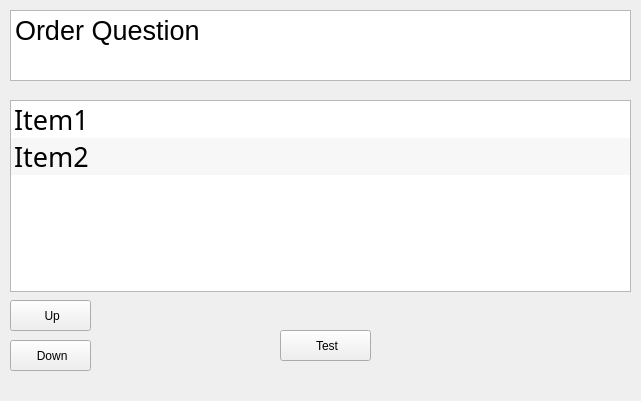
   <widget class="QWidget" name="question_order" native="true">
    <property name="geometry">
     <rect>
      <x>0</x>
      <y>50</y>
      <width>641</width>
      <height>401</height>
     </rect>
    </property>
    <property name="sizePolicy">
     <sizepolicy hsizetype="Maximum" vsizetype="Maximum">
      <horstretch>0</horstretch>
      <verstretch>0</verstretch>
     </sizepolicy>
    </property>
    <widget class="QPlainTextEdit" name="question_order_question">
     <property name="geometry">
      <rect>
       <x>10</x>
       <y>10</y>
       <width>621</width>
       <height>71</height>
      </rect>
     </property>
     <property name="font">
      <font>
       <pointsize>20</pointsize>
      </font>
     </property>
     <property name="readOnly">
      <bool>true</bool>
     </property>
     <property name="plainText">
      <string>Order Question</string>
     </property>
     <property name="textInteractionFlags">
      <set>Qt::TextSelectableByMouse</set>
     </property>
    </widget>
    <widget class="QPushButton" name="question_order_test">
     <property name="enabled">
      <bool>true</bool>
     </property>
     <property name="geometry">
      <rect>
       <x>280</x>
       <y>330</y>
       <width>91</width>
       <height>31</height>
      </rect>
     </property>
     <property name="cursor">
      <cursorShape>ArrowCursor</cursorShape>
     </property>
     <property name="toolTip">
      <string>&lt;html&gt;&lt;head/&gt;&lt;body&gt;&lt;p&gt;checks the answer&lt;/p&gt;&lt;/body&gt;&lt;/html&gt;</string>
     </property>
     <property name="autoFillBackground">
      <bool>false</bool>
     </property>
     <property name="text">
      <string> Test</string>
     </property>
     <property name="icon">
      <iconset>
       <normaloff>general/start_quardcard.png</normaloff>general/start_quardcard.png</iconset>
     </property>
     <property name="iconSize">
      <size>
       <width>30</width>
       <height>30</height>
      </size>
     </property>
    </widget>
    <widget class="QListWidget" name="question_order_list">
     <property name="geometry">
      <rect>
       <x>10</x>
       <y>100</y>
       <width>621</width>
       <height>192</height>
      </rect>
     </property>
     <property name="font">
      <font>
       <family>Calibri Light</family>
       <pointsize>20</pointsize>
      </font>
     </property>
     <property name="dragEnabled">
      <bool>true</bool>
     </property>
     <property name="dragDropMode">
      <enum>QAbstractItemView::InternalMove</enum>
     </property>
     <property name="defaultDropAction">
      <enum>Qt::MoveAction</enum>
     </property>
     <property name="alternatingRowColors">
      <bool>true</bool>
     </property>
     <item>
      <property name="text">
       <string>Item1</string>
      </property>
     </item>
     <item>
      <property name="text">
       <string>Item2</string>
      </property>
     </item>
    </widget>
    <widget class="QPushButton" name="btn_up">
     <property name="geometry">
      <rect>
       <x>10</x>
       <y>300</y>
       <width>81</width>
       <height>31</height>
      </rect>
     </property>
     <property name="text">
      <string> Up</string>
     </property>
     <property name="icon">
      <iconset>
       <normaloff>question_order/question_order_up.png</normaloff>question_order/question_order_up.png</iconset>
     </property>
     <property name="shortcut">
      <string>Up</string>
     </property>
    </widget>
    <widget class="QPushButton" name="btn_down">
     <property name="geometry">
      <rect>
       <x>10</x>
       <y>340</y>
       <width>81</width>
       <height>31</height>
      </rect>
     </property>
     <property name="text">
      <string> Down</string>
     </property>
     <property name="icon">
      <iconset>
       <normaloff>question_order/question_order_down.png</normaloff>question_order/question_order_down.png</iconset>
     </property>
     <property name="shortcut">
      <string>Down</string>
     </property>
    </widget>
   </widget>
